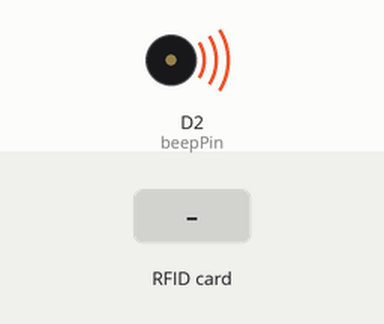
The sketch below on a simulated ESP8266 (Wemos D1 mini). Parts: buzzer (waves = sounding, pin HIGH). The inputs (shaded band) are chosen by the test bench. What the sketch prints to the serial monitor is not drawn.

Above: at 0.1 s.
At 1.9 s:
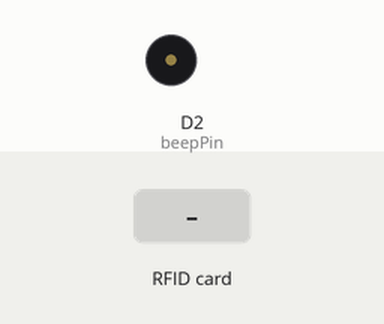
2.0 s: RFID card 5E 7A 19 C4 held to the reader
At 2.7 s:
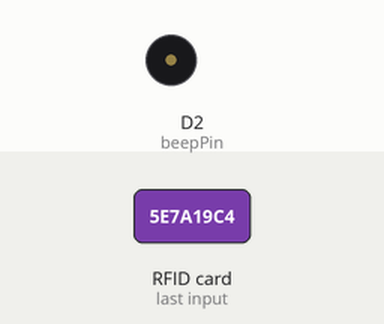
Timing chart, 0 to 5.0 s (numbered marks = the images above; inputs shaded):
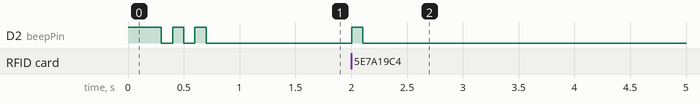

The sketch:

D1_Mini_RFID_Reader_Test.ino
```cpp
//#define test_LED
//#define use_u8g2
//#define test_WiFi

#define blueLED   3 //RX
#define greenLED D1
#define redLED   D2 // same as beep
#define beepPin  D2

#include <Arduino.h>
#include <ESP8266WiFi.h>
#include <ESP8266WiFiMulti.h>

#include <ESP8266HTTPClient.h>
#include <WiFiClient.h>

#if defined(use_u8g2)
#include <U8g2lib.h> // 0.96" SSD1306-based OLED display
U8G2_SSD1306_128X64_NONAME_F_SW_I2C u8g2(
  U8G2_R0,
  0, // clock=GPIO0=D3 in D1-Mini
  2, // data =GPIO2=D4 in D1-Mini
  U8X8_PIN_NONE
); // All Boards without Reset of the Display
#endif

#include <SPI.h>
// MRFC522
#include <MFRC522.h>
#define RST_PIN         D0 //D3       // Configurable, see typical pin layout above
#define SS_PIN          D8 //D4       // Configurable, see typical pin layout above
MFRC522 mfrc522(SS_PIN, RST_PIN);  // Create MFRC522 instance

ESP8266WiFiMulti WiFiMulti;

void setup() {

  pinMode(beepPin, OUTPUT);

  // beep--- beep beep
  digitalWrite(beepPin, HIGH);
  delay(300);
  digitalWrite(beepPin, LOW);
  delay(100);
  digitalWrite(beepPin, HIGH);
  delay(100);
  digitalWrite(beepPin, LOW);
  delay(100);
  digitalWrite(beepPin, HIGH);
  delay(100);
  digitalWrite(beepPin, LOW);


#if defined(test_LED)
  // LED test
  //********************* CHANGE PIN FUNCTION **********************
  pinMode(redLED, FUNCTION_3); //GPIO 3 swap the pin from RX to a GPIO.
  //****************************************************************
  pinMode(redLED, OUTPUT);
  pinMode(greenLED,OUTPUT);
  pinMode(blueLED,OUTPUT);
  digitalWrite(greenLED, HIGH);
  delay(1000);            // waits for a second
  digitalWrite(greenLED, LOW);
  //digitalWrite(blueLED, HIGH);
  digitalWrite(redLED, HIGH);
  delay(1000);            // waits for a second
  digitalWrite(blueLED, LOW);
  digitalWrite(redLED, LOW);
  delay(1000);
#endif

#if defined(use_u8g2)
  u8g2.begin();
  u8g2.enableUTF8Print();
  u8g2.setFont(u8g2_font_unifont_t_chinese2);
  u8g2.setFontMode(1);  /* activate transparent font mode */

  u8g2.clearBuffer();
  u8g2.setCursor(0, 13);
  u8g2.print("Testing Line #1");
  u8g2.setCursor(0, 29);
  u8g2.print("Testing Line #2");
  u8g2.setCursor(0, 45);
  u8g2.print("Testing Line #3");
  u8g2.setCursor(0, 61);
  u8g2.print("Testing Line #4");

  u8g2.sendBuffer();
#endif

  //********************* CHANGE PIN FUNCTION **********************
  //pinMode(redLED, FUNCTION_0); //GPIO 3 swap the pin to a RX.
  //****************************************************************

  Serial.begin(115200);
  // Serial.setDebugOutput(true);

  Serial.println();
  Serial.println();

  Serial.println("Source: MAQ D:\\WebApp Projects\\ArduinoDevices\\P02-人機綁定\\man-machine-RFID-bind\\D1_Mini_RFID_Reader_Test");
  Serial.println();

  SPI.begin();
  mfrc522.PCD_Init();   // Init MFRC522
  delay(4);       // Optional delay. Some board do need more time after init to be ready, see Readme
  mfrc522.PCD_DumpVersionToSerial();  // Show details of PCD - MFRC522 Card Reader details
  Serial.println(F("Scan PICC to see UID, SAK, type, and data blocks..."));

#if defined(test_WiFi)
  for (uint8_t t = 4; t > 0; t--) {
    Serial.printf("[SETUP] WAIT %d...\n", t);
    Serial.flush();
    delay(1000);
  }

  WiFi.mode(WIFI_STA);
  WiFiMulti.addAP("TCRD4G", "cOUWUnWPU1");
  WiFiMulti.addAP("abc", "12345678");
#endif

}

long times=0;
void loop() {

//  //********************* CHANGE PIN FUNCTION **********************
//  pinMode(redLED, FUNCTION_3); //GPIO 3 swap the pin from RX to a GPIO.
//  //****************************************************************
//  pinMode(redLED, OUTPUT);
//  digitalWrite(redLED, HIGH);
//  delay(1000);
//  digitalWrite(redLED, LOW);
//  delay(1000);
//
//  Serial.begin(115200);

  // ***** re-init for cheap RFID cards
  mfrc522.PCD_Init();
  delay(4);
  // *****

  // Reset the loop if no new card present on the sensor/reader. This saves the entire process when idle.
  if ( ! mfrc522.PICC_IsNewCardPresent()) {


    // Read A0
    //analogValue=analogRead(A0);
//    if (analogValue <1000){
//      Serial.println(analogRead(A0));
//      return;
//    }

  } else {
    // Select one of the cards
    if ( ! mfrc522.PICC_ReadCardSerial()) {
      // Read A0
      Serial.println(analogRead(A0));
      return;
    }

    // short beep
    digitalWrite(beepPin, HIGH);
    delay(100);
    digitalWrite(beepPin, LOW);

    // Dump debug info about the card; PICC_HaltA() is automatically called
    //mfrc522.PICC_DumpToSerial(&(mfrc522.uid));

    //Serial.println("******** times *********");
    //Serial.println(++times);
    //Serial.println("******** times *********");

    // 顯示卡片內容
    Serial.print(F("Card UID:"));
    dump_byte_array(mfrc522.uid.uidByte, mfrc522.uid.size); // 顯示卡片的UID
    Serial.println();
    Serial.print(F("PICC type: "));
    MFRC522::PICC_Type piccType = mfrc522.PICC_GetType(mfrc522.uid.sak);
    Serial.println(mfrc522.PICC_GetTypeName(piccType));  //顯示卡片的類型

    mfrc522.PICC_HaltA();  // 卡片進入停止模式
    delay(500);

#if defined(test_WiFi)
    // wait for WiFi connection
    if ((WiFiMulti.run() == WL_CONNECTED)) {

      WiFiClient client;

      HTTPClient http;

      Serial.print("[HTTP] begin...\n");
      //if (http.begin(client, "http://jigsaw.w3.org/HTTP/connection.html")) {  // HTTP
      if (http.begin(client, "http://charder-weight-api.herokuapp.com/")) {  // HTTP


        Serial.print("[HTTP] GET...\n");
        // start connection and send HTTP header
        int httpCode = http.GET();

        // httpCode will be negative on error
        if (httpCode > 0) {
          // HTTP header has been send and Server response header has been handled
          Serial.printf("[HTTP] GET... code: %d\n", httpCode);

          // file found at server
          if (httpCode == HTTP_CODE_OK || httpCode == HTTP_CODE_MOVED_PERMANENTLY) {
            String payload = http.getString();
            Serial.println(payload);
          }
        } else {
          Serial.printf("[HTTP] GET... failed, error: %s\n", http.errorToString(httpCode).c_str());
        }

        http.end();
      } else {
        Serial.printf("[HTTP} Unable to connect\n");
      }
    }
#endif

  }

  //delay(30000);
}

/**
 * 這個副程式把讀取到的UID，用16進位顯示出來
 */
void dump_byte_array(byte *buffer, byte bufferSize) {
  for (byte i = 0; i < bufferSize; i++) {
    Serial.print(buffer[i] < 0x10 ? " 0" : " ");
    Serial.print(buffer[i], HEX);
  }
}
```

Measured:
- after the input at 2.0 s, D2 (beepPin): LOW → HIGH at once, → LOW 0.10 s later
